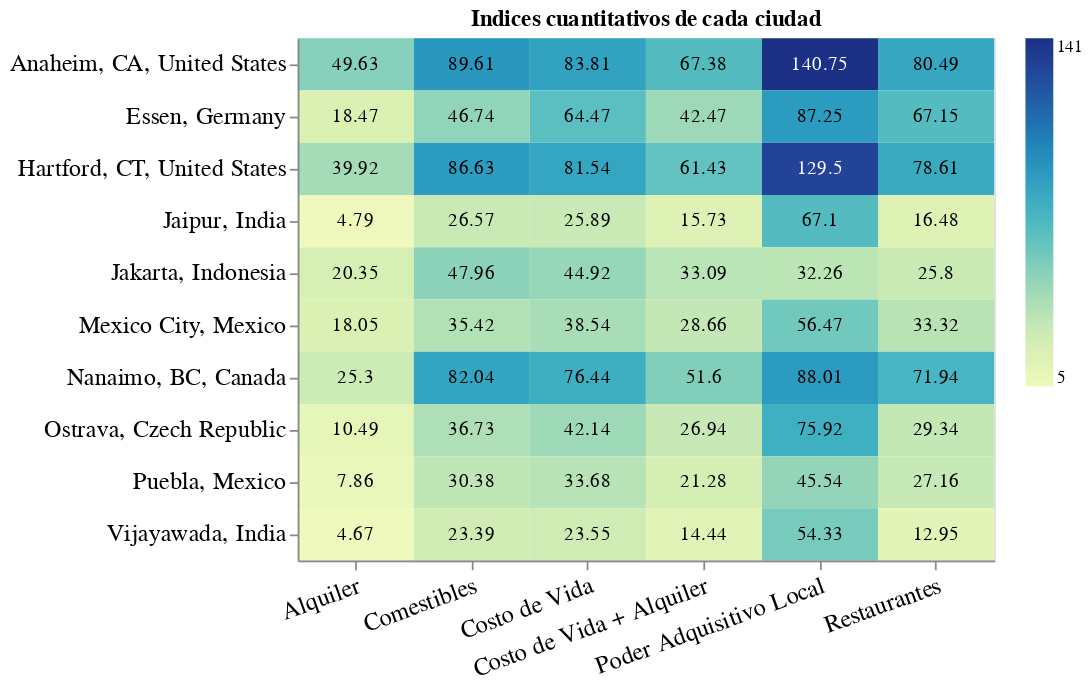

The notebook cell this image was saved under:
### Code cell
base = alt.Chart(aux, title='Indices cuantitativos de cada ciudad').encode(
    x=alt.X('variable:N', title='', axis=alt.Axis(orient='bottom', labelAngle=-20, labelFontSize=14)),
    y=alt.Y('city:N', title='', axis=alt.Axis(labelFontSize=14))
)

heatmap = (
    base.mark_rect().encode(
    color=alt.Color(
        'value:Q',
        scale=alt.Scale(scheme='yellowgreenblue'),
        title='',
        ),
    tooltip= [
        alt.Tooltip('city:N', title='Ciudad'),
        alt.Tooltip('variable:N', title='Indice'),
        alt.Tooltip('value:Q', title='Valor')
            ]
    ).interactive()
)
text = base.mark_text(baseline='middle').encode(
    text='value:Q',
    color=alt.condition(
        alt.datum.value < 100,
        alt.value('black'),
        alt.value('white')
    )
)
heatmap + text

### Figure 1 — Vega-Lite specification as saved in the notebook (floating-point values rounded to 4 significant figures)
{"$schema": "https://vega.github.io/schema/vega-lite/v3.4.0.json", "config": {"background": "white", "mark": {"tooltip": null}, "view": {"height": 300, "width": 400}}, "data": {"name": "data-ab497e572abae7f2785e292c69f6a938"}, "datasets": {"data-ab497e572abae7f2785e292c69f6a938": [{"city": "Anaheim, CA, United States", "value": 83.81, "variable": "Costo de Vida"}, {"city": "Essen, Germany", "value": 64.47, "variable": "Costo de Vida"}, {"city": "Hartford, CT, United States", "value": 81.54, "variable": "Costo de Vida"}, {"city": "Jaipur, India", "value": 25.89, "variable": "Costo de Vida"}, {"city": "Jakarta, Indonesia", "value": 44.92, "variable": "Costo de Vida"}, {"city": "Mexico City, Mexico", "value": 38.54, "variable": "Costo de Vida"}, {"city": "Nanaimo, BC, Canada", "value": 76.44, "variable": "Costo de Vida"}, {"city": "Ostrava, Czech Republic", "value": 42.14, "variable": "Costo de Vida"}, {"city": "Puebla, Mexico", "value": 33.68, "variable": "Costo de Vida"}, {"city": "Vijayawada, India", "value": 23.55, "variable": "Costo de Vida"}, {"city": "Anaheim, CA, United States", "value": 49.63, "variable": "Alquiler"}, {"city": "Essen, Germany", "value": 18.47, "variable": "Alquiler"}, {"city": "Hartford, CT, United States", "value": 39.92, "variable": "Alquiler"}, {"city": "Jaipur, India", "value": 4.79, "variable": "Alquiler"}, {"city": "Jakarta, Indonesia", "value": 20.35, "variable": "Alquiler"}, {"city": "Mexico City, Mexico", "value": 18.05, "variable": "Alquiler"}, {"city": "Nanaimo, BC, Canada", "value": 25.3, "variable": "Alquiler"}, {"city": "Ostrava, Czech Republic", "value": 10.49, "variable": "Alquiler"}, {"city": "Puebla, Mexico", "value": 7.86, "variable": "Alquiler"}, {"city": "Vijayawada, India", "value": 4.67, "variable": "Alquiler"}, {"city": "Anaheim, CA, United States", "value": 67.38, "variable": "Costo de Vida + Alquiler"}, {"city": "Essen, Germany", "value": 42.47, "variable": "Costo de Vida + Alquiler"}, {"city": "Hartford, CT, United States", "value": 61.43, "variable": "Costo de Vida + Alquiler"}, {"city": "Jaipur, India", "value": 15.73, "variable": "Costo de Vida + Alquiler"}, {"city": "Jakarta, Indonesia", "value": 33.09, "variable": "Costo de Vida + Alquiler"}, {"city": "Mexico City, Mexico", "value": 28.66, "variable": "Costo de Vida + Alquiler"}, {"city": "Nanaimo, BC, Canada", "value": 51.6, "variable": "Costo de Vida + Alquiler"}, {"city": "Ostrava, Czech Republic", "value": 26.94, "variable": "Costo de Vida + Alquiler"}, {"city": "Puebla, Mexico", "value": 21.28, "variable": "Costo de Vida + Alquiler"}, {"city": "Vijayawada, India", "value": 14.44, "variable": "Costo de Vida + Alquiler"}, {"city": "Anaheim, CA, United States", "value": 89.61, "variable": "Comestibles"}, {"city": "Essen, Germany", "value": 46.74, "variable": "Comestibles"}, {"city": "Hartford, CT, United States", "value": 86.63, "variable": "Comestibles"}, {"city": "Jaipur, India", "value": 26.57, "variable": "Comestibles"}, {"city": "Jakarta, Indonesia", "value": 47.96, "variable": "Comestibles"}, {"city": "Mexico City, Mexico", "value": 35.42, "variable": "Comestibles"}, {"city": "Nanaimo, BC, Canada", "value": 82.04, "variable": "Comestibles"}, {"city": "Ostrava, Czech Republic", "value": 36.73, "variable": "Comestibles"}, {"city": "Puebla, Mexico", "value": 30.38, "variable": "Comestibles"}, {"city": "Vijayawada, India", "value": 23.39, "variable": "Comestibles"}, {"city": "Anaheim, CA, United States", "value": 80.49, "variable": "Restaurantes"}, {"city": "Essen, Germany", "value": 67.15, "variable": "Restaurantes"}, {"city": "Hartford, CT, United States", "value": 78.61, "variable": "Restaurantes"}, {"city": "Jaipur, India", "value": 16.48, "variable": "Restaurantes"}, {"city": "Jakarta, Indonesia", "value": 25.8, "variable": "Restaurantes"}, {"city": "Mexico City, Mexico", "value": 33.32, "variable": "Restaurantes"}, {"city": "Nanaimo, BC, Canada", "value": 71.94, "variable": "Restaurantes"}, {"city": "Ostrava, Czech Republic", "value": 29.34, "variable": "Restaurantes"}, {"city": "Puebla, Mexico", "value": 27.16, "variable": "Restaurantes"}, {"city": "Vijayawada, India", "value": 12.95, "variable": "Restaurantes"}, {"city": "Anaheim, CA, United States", "value": 140.8, "variable": "Poder Adquisitivo Local"}, {"city": "Essen, Germany", "value": 87.25, "variable": "Poder Adquisitivo Local"}, {"city": "Hartford, CT, United States", "value": 129.5, "variable": "Poder Adquisitivo Local"}, {"city": "Jaipur, India", "value": 67.1, "variable": "Poder Adquisitivo Local"}, {"city": "Jakarta, Indonesia", "value": 32.26, "variable": "Poder Adquisitivo Local"}, {"city": "Mexico City, Mexico", "value": 56.47, "variable": "Poder Adquisitivo Local"}, {"city": "Nanaimo, BC, Canada", "value": 88.01, "variable": "Poder Adquisitivo Local"}, {"city": "Ostrava, Czech Republic", "value": 75.92, "variable": "Poder Adquisitivo Local"}, {"city": "Puebla, Mexico", "value": 45.54, "variable": "Poder Adquisitivo Local"}, {"city": "Vijayawada, India", "value": 54.33, "variable": "Poder Adquisitivo Local"}]}, "layer": [{"encoding": {"color": {"field": "value", "scale": {"scheme": "yellowgreenblue"}, "title": "", "type": "quantitative"}, "tooltip": [{"field": "city", "title": "Ciudad", "type": "nominal"}, {"field": "variable", "title": "Indice", "type": "nominal"}, {"field": "value", "title": "Valor", "type": "quantitative"}], "x": {"axis": {"labelAngle": -20, "labelFontSize": 14, "orient": "bottom"}, "field": "variable", "title": "", "type": "nominal"}, "y": {"axis": {"labelFontSize": 14}, "field": "city", "title": "", "type": "nominal"}}, "mark": "rect", "selection": {"selector129": {"bind": "scales", "encodings": ["x", "y"], "type": "interval"}}, "title": "Indices cuantitativos de cada ciudad"}, {"encoding": {"color": {"condition": {"test": "(datum.value < 100)", "value": "black"}, "value": "white"}, "text": {"field": "value", "type": "quantitative"}, "x": {"axis": {"labelAngle": -20, "labelFontSize": 14, "orient": "bottom"}, "field": "variable", "title": "", "type": "nominal"}, "y": {"axis": {"labelFontSize": 14}, "field": "city", "title": "", "type": "nominal"}}, "mark": {"baseline": "middle", "type": "text"}, "title": "Indices cuantitativos de cada ciudad"}]}
